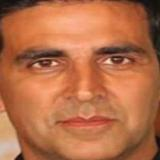
#> input picture data/Faces/Akshay Kumar/Akshay Kumar_1.jpg, 160 x 160 px
$ python -i cv_service.py   (imports and definitions only)
#> lines starting #> are read from the running program, lines starting #| are printed output that depends on the picture
#> further down, picture is the input picture: shape (160, 160, 3); mean B, G, R 73.1, 110.1, 180.9
import os
import pickle
import numpy as np
import cv2
import joblib

MODELS_DIR = os.path.join(os.path.dirname(__file__), "..", "models")
FACE_CASCADE = cv2.CascadeClassifier(cv2.data.haarcascades + "haarcascade_frontalface_default.xml")

# --- load once at import time (module is imported once by pipeline.py) ---
# [1 line not run here, left out]
# [1 line that did not run here, left out]
# [1 line that did not run here, left out]

_face_recognizer = cv2.face.LBPHFaceRecognizer_create()
# [3 lines not run here, left out]

CONFIDENCE_THRESHOLD = 80.0  # LBPH: LOWER distance = better match; above this -> "unknown"


def _bytes_to_cv2_image(image_bytes: bytes):
    arr = np.frombuffer(image_bytes, dtype=np.uint8)
    return cv2.imdecode(arr, cv2.IMREAD_COLOR)


def _extract_product_features(img):
    img = cv2.resize(img, (64, 64))
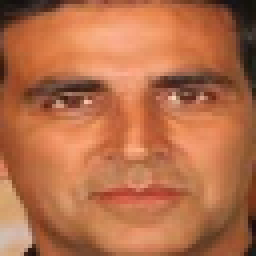
#> img: shape (64, 64, 3) (shown 4 times larger); mean of channels 0, 1, 2 73, 110, 180.9; drawn as B, G, R
    hsv = cv2.cvtColor(img, cv2.COLOR_BGR2HSV)
#> hsv: shape (64, 64, 3); mean H, S, V 10.7, 152.2, 180.9
    hist = cv2.calcHist([hsv], [0, 1, 2], None, [8, 8, 8], [0, 180, 0, 256, 0, 256])
    hist = cv2.normalize(hist, hist).flatten()
#> hist = 512 values, max 0.509 at index 38, min 0 at index 1, mean 0.00634
    gray = cv2.cvtColor(img, cv2.COLOR_BGR2GRAY)
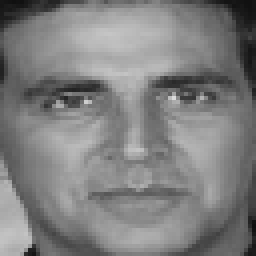
#> gray: shape (64, 64) (shown 4 times larger); min 16, max 219, mean 127
    hog = cv2.HOGDescriptor((64, 64), (16, 16), (8, 8), (8, 8), 9)
    hog_feat = hog.compute(gray).flatten()
#> hog_feat = 1764 values, max 0.36 at index 301, min 0 at index 175, mean 0.137
    return np.concatenate([hist, hog_feat]).reshape(1, -1)


def classify_product(image_bytes: bytes) -> dict:
    img = _bytes_to_cv2_image(image_bytes)
    if img is None:
        return {"error": "Could not decode image"}
    features = _extract_product_features(img)
    probs = _product_model.predict_proba(features)[0]
    idx = int(np.argmax(probs))
    return {"category": _categories[idx], "confidence": round(float(probs[idx]), 4)}


def recognize_face(image_bytes: bytes) -> dict:
    img = _bytes_to_cv2_image(image_bytes)
    if img is None:
        return {"error": "Could not decode image"}
    gray = cv2.cvtColor(img, cv2.COLOR_BGR2GRAY)
    faces = FACE_CASCADE.detectMultiScale(gray, scaleFactor=1.1, minNeighbors=5)
    if len(faces) == 0:
        return {"status": "no_face_detected"}

    x, y, w, h = faces[0]
    face_crop = cv2.resize(gray[y:y + h, x:x + w], (200, 200))
    label_idx, distance = _face_recognizer.predict(face_crop)

    if distance > CONFIDENCE_THRESHOLD:
        return {"status": "unknown_customer", "distance": round(float(distance), 2)}

    return {
        "status": "returning_customer",
        "customer_id": _face_names[label_idx],
        "distance": round(float(distance), 2),
    }

>>> import cv2
>>> picture = cv2.imread('../../data/Faces/Akshay Kumar/Akshay Kumar_1.jpg')
>>> result = _extract_product_features(picture)

$ run again, on data/Faces/Akshay Kumar/Akshay Kumar_7.jpg
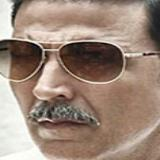
#> input picture data/Faces/Akshay Kumar/Akshay Kumar_7.jpg, 160 x 160 px
#> picture is the input picture: shape (160, 160, 3); mean B, G, R 121.8, 135.8, 157
#> in _extract_product_features, `img = cv2.resize(img, (64, 64))`:
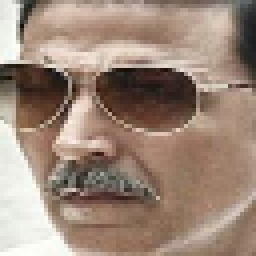
#> img: shape (64, 64, 3) (shown 4 times larger); mean of channels 0, 1, 2 121.7, 135.7, 156.9; drawn as B, G, R
#> hsv: shape (64, 64, 3); mean H, S, V 15.5, 65.5, 157.1
#> hist = 512 values, max 0.609 at index 20, min 0 at index 0, mean 0.00645
#> in _extract_product_features, `gray = cv2.cvtColor(img, cv2.COLOR_BGR2GRAY)`:
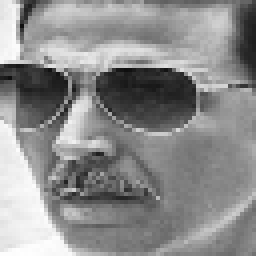
#> gray: shape (64, 64) (shown 4 times larger); min 15, max 254, mean 140.5
#> hog_feat = 1764 values, max 0.427 at index 241, min 0.0032 at index 1744, mean 0.141
